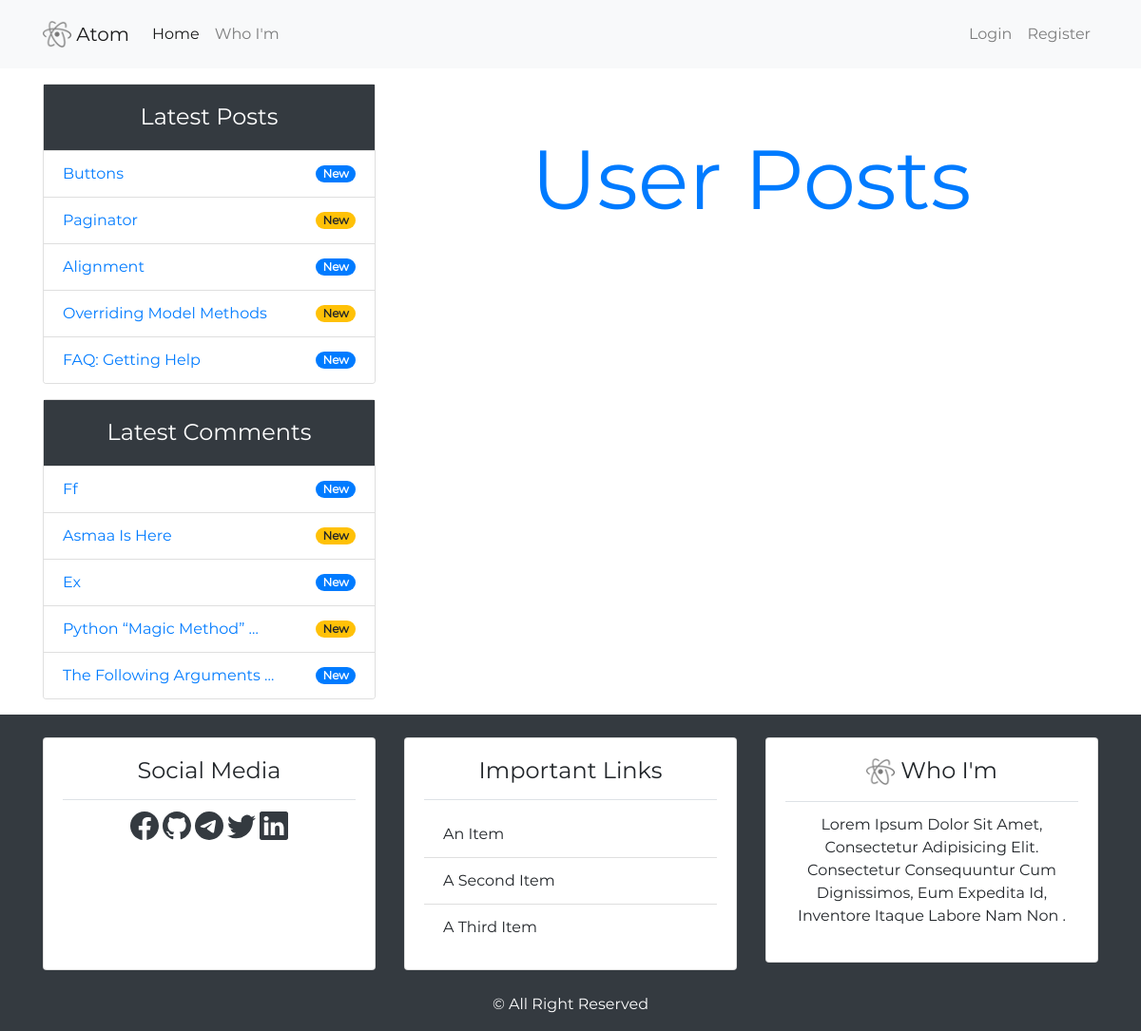
/user-posts, run on an earlier commit of the app's database.
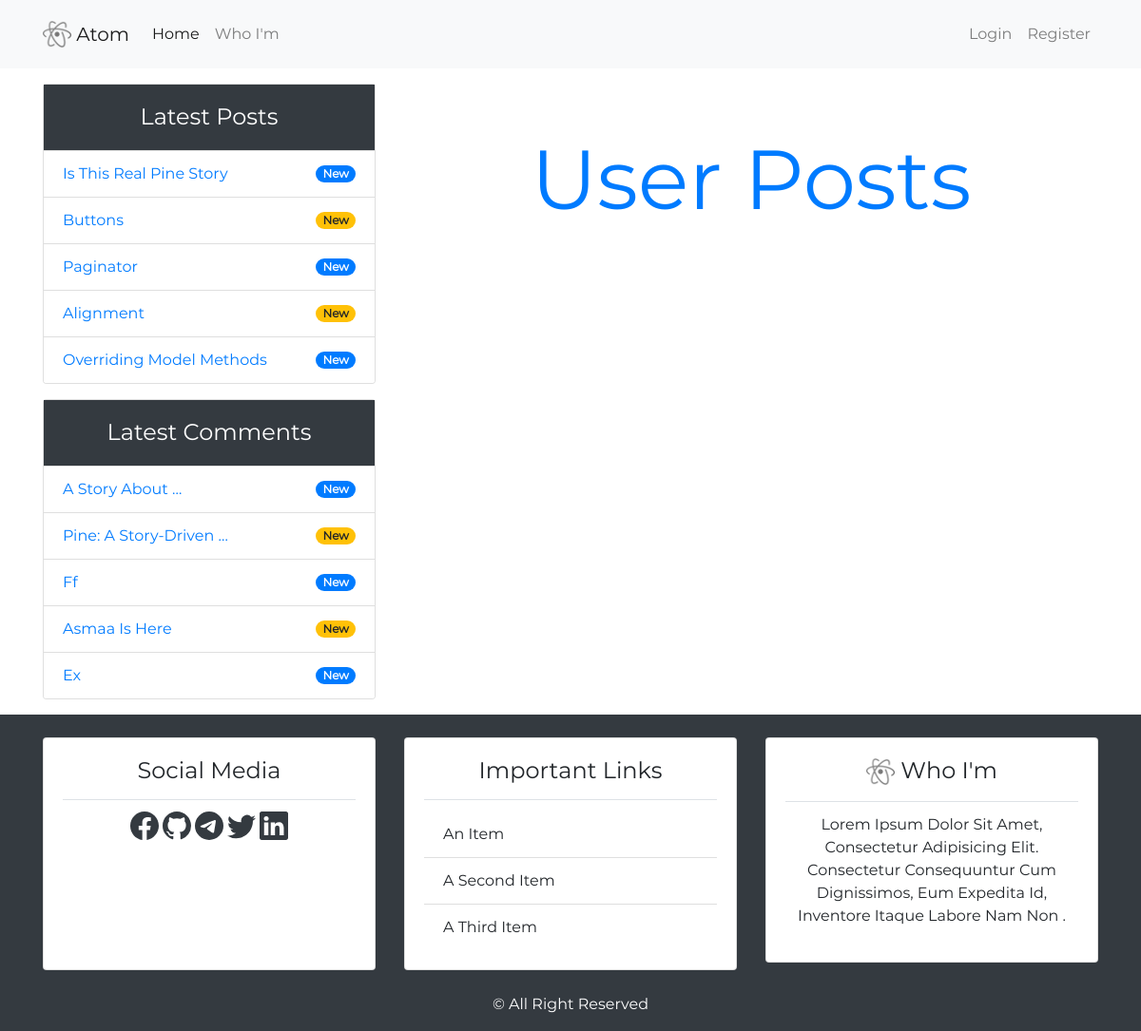
And on a later commit of the database.
### blog_app/models.py (models this page shows, shortened)
class Post(models.Model):
    title = models.CharField(max_length=100)
    author = models.ForeignKey(User, on_delete=models.CASCADE)
    date_create = models.DateTimeField(default=timezone.now)
    date_update = models.DateTimeField(auto_now=True)
    content = models.TextField()
    class Meta:
        ordering = ('-date_update',)

class Comment(models.Model):
    name = models.CharField(max_length=50)
    email = models.EmailField()
    date = models.DateTimeField(auto_now_add=True)
    content = models.TextField(verbose_name='comment')
    active = models.BooleanField(default=False)
    post = models.ForeignKey(Post, on_delete=models.CASCADE, related_name='comment')
    class Meta:
        ordering = ('-date',)

### blog_app/views.py (the view)
# urls.py: path('user-posts', views.user_posts, name='user_posts'),
def user_posts(request):
	return render(request, 'blog_app/user_posts.html')

### blog_app/templatetags/post_tag.py (called while the page is built)
@register.inclusion_tag('blog_app/latest_posts.html')
def latest_posts():
    data = {
        'latest_posts': Post.objects.all()[:5],
    }
    return data

@register.inclusion_tag('blog_app/latest_comments.html')
def latest_comments():
    data = {
        'latest_comments': Comment.objects.filter(active=True)[:5],
    }
    return data

### blog_app/templates/blog_app/user_posts.html
{% extends 'base.html' %}{% load static %}
{% block content %}
    <div class="container">
        <h3 class="my-5 display-2 text-center text-primary">user posts</h3>
    </div>
{% endblock content %}

### blog_app/templates/blog_app/latest_posts.html
{% if latest_posts %}
    {% for post in latest_posts %}
        <li class="list-group-item d-flex justify-content-between"><a href="{% url 'blog_app:post_details' post.id %}" class="">{{ post.title }} </a> <small class="badge {% cycle 'badge-primary' 'badge-warning' %} badge-pill align-self-center">new</small></li>
    {% endfor %}
{% else %}
    <li class="list-group-item">no posts yet</li>
{% endif %}

### blog_app/templates/blog_app/latest_comments.html
{% if latest_comments %}
    {% for comment in latest_comments %}
        <li class="list-group-item d-flex justify-content-between"><a href="{% url 'blog_app:post_details' comment.post.id %}" class="">{{ comment.content|truncatewords:3 }}</a> <small class="badge {% cycle 'badge-primary' 'badge-warning' %} badge-pill align-self-center">new</small></li>
    {% endfor %}
{% else %}
    <li class="list-group-item">no comments yet</li>
{% endif %}

What changed in the data, as far as the page shows it:
no longer on this page (row unchanged): Post: title "FAQ: Getting Help"
no longer on this page (row unchanged): Comment: content "Python “magic Method” …"
no longer on this page (row unchanged): Comment: content "The Following Arguments …"
added Post: title "Is This Real Pine Story"
added Comment: content "A Story About …"
added Comment: content "Pine: A Story-Driven …"
